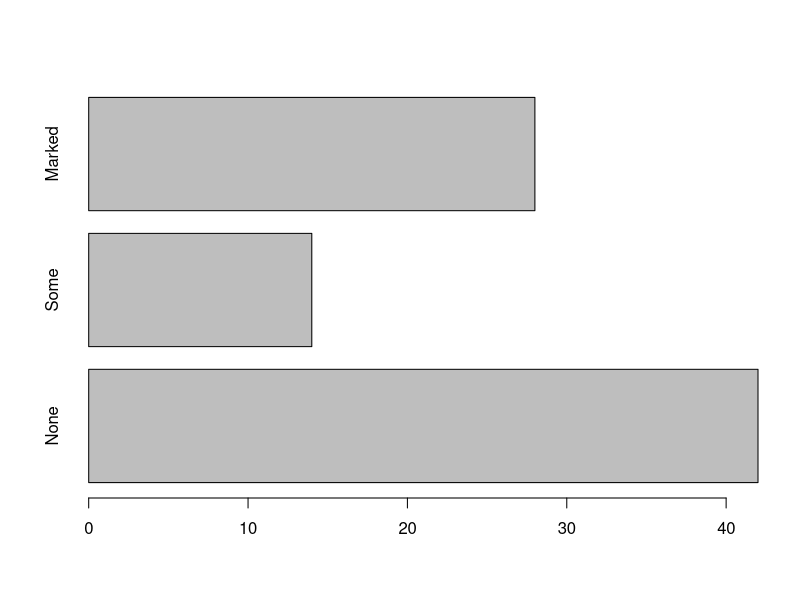
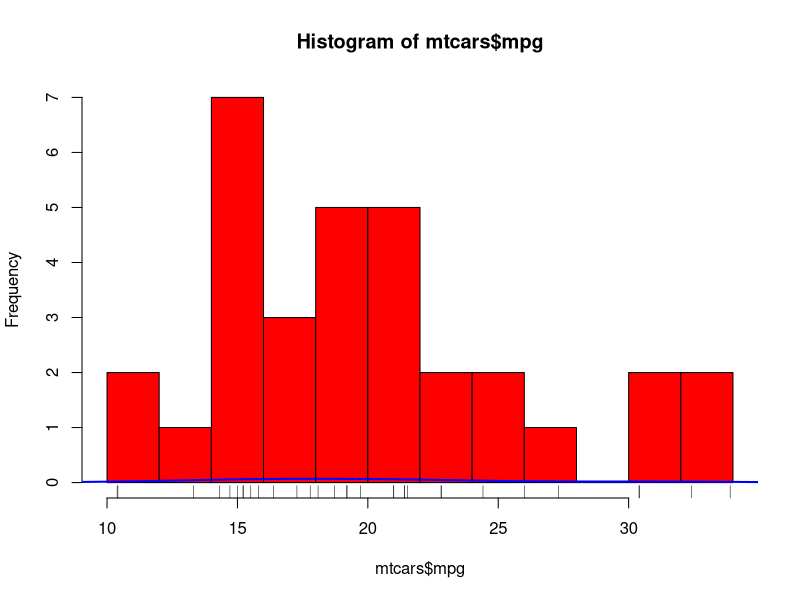
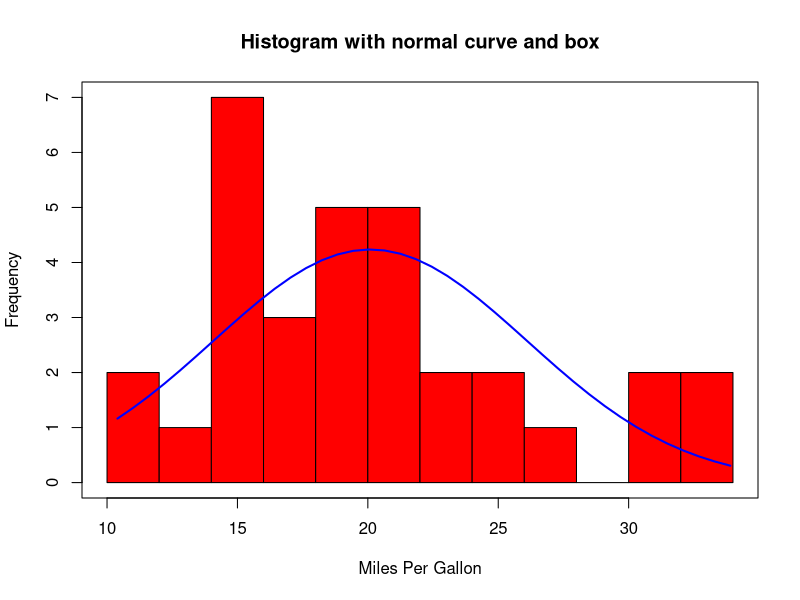

Source code (R) for these figures, in order:
# A bar plot displays the distribution (frequency) of a categorical variable through verti-
#cal or horizontal bars.
data2 <- c(42, 14, 28)
fac <- c('None', 'Some', 'Marked')
barplot(height = data2, names.arg = fac, horiz = TRUE)

hist(mtcars$mpg, breaks = 12, col='red')
rug(jitter(mtcars$mpg))
lines(density(mtcars$mpg), col="blue", lwd=2)


x <- mtcars$mpg
h<-hist(x,
        breaks=12,
        col="red",
        xlab="Miles Per Gallon",
        main="Histogram with normal curve and box")
xfit<-seq(min(x), max(x), length=40)
yfit<-dnorm(xfit, mean=mean(x), sd=sd(x))
yfit <- yfit*diff(h$mids[1:2])*length(x)
lines(xfit, yfit, col="blue", lwd=2)
box()

myvars <- c("mpg", "hp", "wt")
head(mtcars[myvars])

summary(mtcars[myvars])


library(Hmisc)
describe(mtcars[myvars])
